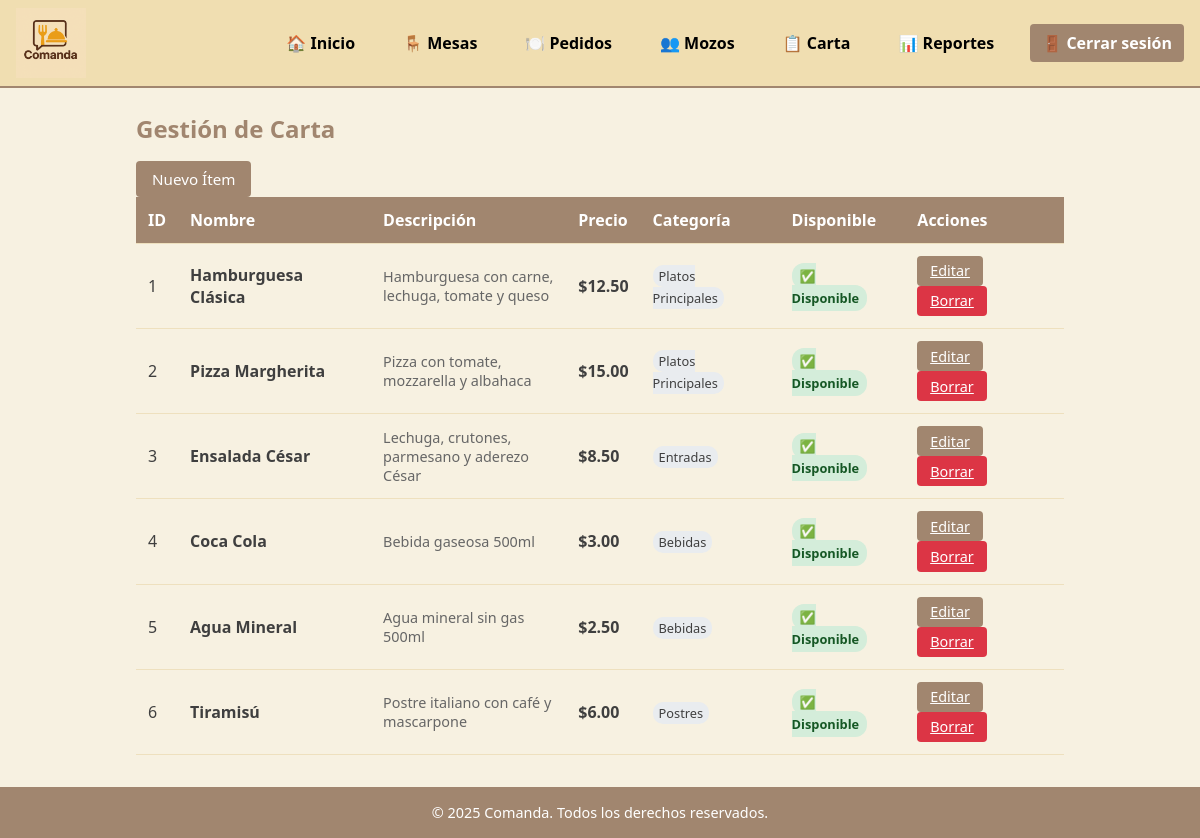
The app's page /index.php?route=carta (signed in) with its own data.
### tables this page shows
CREATE TABLE carta (
  id_item        INT UNSIGNED AUTO_INCREMENT PRIMARY KEY,
  nombre         VARCHAR(100) NOT NULL UNIQUE,
  descripcion    TEXT,
  precio         DECIMAL(10,2) NOT NULL,
  categoria      VARCHAR(50) NULL,
  disponibilidad TINYINT(1) NOT NULL DEFAULT 1,
  imagen_url     VARCHAR(255) NULL,
  fecha_creacion TIMESTAMP NOT NULL DEFAULT CURRENT_TIMESTAMP
);

### src/config/helpers.php (called while the page is built, shortened)
<?php
function getBaseUrl() {
    $protocol = isset($_SERVER['HTTPS']) && $_SERVER['HTTPS'] === 'on' ? 'https' : 'http';
    $host = $_SERVER['HTTP_HOST'];
    $script_name = $_SERVER['SCRIPT_NAME'];
    return $protocol . '://' . $host . dirname($script_name);
}
function url($route = '', $params = []) {
    $base_url = getBaseUrl();
    $url = $base_url . '/index.php';
    if ($route) {
        $url .= '?route=' . $route;
    }
    return $url;
}
?>

### src/models/CartaItem.php (called while the page is built, shortened)
<?php
class CartaItem {
    public static function all(): array {
        $db = (new Database)->getConnection();
        return $db->query("SELECT * FROM carta")->fetchAll(PDO::FETCH_ASSOC);
    }
}

### src/views/carta/index.php (the view, shortened to what this page needs)
<?php
require_once __DIR__ . '/../../config/helpers.php';
$rol = $_SESSION['user']['rol'];
$items = CartaItem::all();
?>
<h2><?= $rol === 'administrador' ? 'Gestión de Carta' : 'Consulta de Carta' ?></h2>
<?php if ($rol === 'administrador'): ?>
  <a href="<?= url('carta/create') ?>" class="button">Nuevo Ítem</a>
<?php else: ?>
  <div style="background: #d1ecf1; padding: 10px; border-radius: 4px; margin-bottom: 1rem; color: #0c5460;">
    📋 Vista de solo lectura - Consulta los items del menú y precios
  </div>
<?php endif; ?>
<table class="table">
  <thead>
    <tr>
      <th>ID</th>
      <th>Nombre</th>
      <th>Descripción</th>
      <th>Precio</th>
      <th>Categoría</th>
      <th>Disponible</th>
      <?php if ($rol === 'administrador'): ?>
        <th>Acciones</th>
      <?php endif; ?>
    </tr>
  </thead>
  <tbody>
    <?php foreach ($items as $item): ?>
      <tr>
        <td><?= htmlspecialchars($item['id_item']) ?></td>
        <td><strong><?= htmlspecialchars($item['nombre']) ?></strong></td>
        <td style="max-width: 200px; font-size: 0.9em; color: #666;">
          <?= htmlspecialchars($item['descripcion'] ?? '—') ?>
        </td>
        <td><strong>$<?= number_format($item['precio'], 2) ?></strong></td>
        <td>
          <span style="background: #e9ecef; padding: 2px 6px; border-radius: 10px; font-size: 0.8em;">
            <?= htmlspecialchars($item['categoria'] ?? 'Sin categoría') ?>
          </span>
        </td>
        <td>
          <span style="padding: 4px 8px; border-radius: 12px; font-size: 0.8em; font-weight: bold;
                       background: <?= $item['disponibilidad'] ? '#d4edda' : '#f8d7da' ?>;
                       color: <?= $item['disponibilidad'] ? '#155724' : '#721c24' ?>;">
            <?= $item['disponibilidad'] ? '✅ Disponible' : '❌ No disponible' ?>
          </span>
        </td>
        <?php if ($rol === 'administrador'): ?>
          <td>
            <a href="<?= url('carta/edit') ?>&id=<?= $item['id_item'] ?>" class="btn-action">Editar</a>
            <a href="?delete=<?= $item['id_item'] ?>" class="btn-action" style="background: #dc3545;"
               onclick="return confirm('¿Borrar ítem &quot;<?= htmlspecialchars($item['nombre']) ?>&quot;?')">
              Borrar
            </a>
          </td>
        <?php endif; ?>
      </tr>
    <?php endforeach; ?>
  </tbody>
</table>

### public/index.php (shortened to what this page needs)
<?php
$route = $_GET['route'] ?? 'home';
if ($route !== 'login') {
    include __DIR__ . '/../src/views/includes/header.php';
}
$route = $_GET['route'] ?? 'home';
switch ($route) {
    case 'carta':
        include __DIR__ . '/../src/views/carta/index.php';
        break;
}
if ($route !== 'login') {
    include __DIR__ . '/../src/views/includes/footer.php';
}
?>

### src/views/includes/header.php (shortened to what this page needs)
<?php
$protocol = isset($_SERVER['HTTPS']) && $_SERVER['HTTPS'] === 'on' ? 'https' : 'http';
$host = $_SERVER['HTTP_HOST'];
$script_name = $_SERVER['SCRIPT_NAME'];
$base_url = $protocol . '://' . $host . dirname($script_name);
$css_path = $base_url . '/assets/css/style.css';
?>
<!DOCTYPE html>
<html lang="es">
<head>
    <link rel="stylesheet" href="<?= $css_path ?>?v=<?= time() ?>">
</head>
<body>
<?php include __DIR__ . '/nav.php'; ?>
<main>

### src/views/includes/nav.php (shortened to what this page needs)
<?php
$rol = $_SESSION['user']['rol'] ?? '';
$protocol = isset($_SERVER['HTTPS']) && $_SERVER['HTTPS'] === 'on' ? 'https' : 'http';
$host = $_SERVER['HTTP_HOST'];
$script_name = $_SERVER['SCRIPT_NAME'];
$base_url = $protocol . '://' . $host . dirname($script_name);
?>
<nav class="navbar">
  <div class="nav-container">
    <div class="nav-logo">
      <img src="<?= $base_url ?>/assets/img/logo.png" alt="Comanda" style="height: 70px; width: auto; max-height: 70px;">
    </div>
    <div class="nav-menu" id="nav-menu">
      <?php if ($rol === 'administrador'): ?>
        <a href="<?= $base_url ?>/index.php?route=home" class="nav-link">🏠 Inicio</a>
        <a href="<?= $base_url ?>/index.php?route=mesas" class="nav-link">🪑 Mesas</a>
        <a href="<?= $base_url ?>/index.php?route=pedidos" class="nav-link">🍽️ Pedidos</a>
        <a href="<?= $base_url ?>/index.php?route=mozos" class="nav-link">👥 Mozos</a>
        <a href="<?= $base_url ?>/index.php?route=carta" class="nav-link">📋 Carta</a>
        <a href="<?= $base_url ?>/index.php?route=reportes" class="nav-link">📊 Reportes</a>
      <?php endif; ?>
      <a href="<?= $base_url ?>/index.php?route=logout" class="nav-link logout">🚪 Cerrar sesión</a>
    </div>
  </div>
</nav>

### src/views/includes/footer.php (shortened to what this page needs)
</main>
<footer>
    <div class="footer-content">
        <p>&copy; <?= date('Y') ?> Comanda. Todos los derechos reservados.</p>
    </div>
</footer>
</body>
</html>

### public/assets/css/style.css (style rules this page uses)
:root { --background: #f7f1e1; --surface: hsl(42, 60%, 84%); --primary: #f0deb1; --secondary: #a1866f; --accent: #eee0be; --text: #3f3f3f; --text-light: #ffffff; }
* { margin: 0; padding: 0; box-sizing: border-box; }
html, body { min-height: 100%; font-family: "Segoe UI", Tahoma, sans-serif; background-color: var(--background); color: var(--text); }
main { max-width: 960px; margin: 1.5rem auto; padding: 0 1rem; }
h1, h2 { margin-bottom: 1rem; color: var(--secondary); }
.navbar { background-color: var(--primary); border-bottom: 2px solid var(--secondary); position: sticky; top: 0; z-index: 1000; }
.nav-container { max-width: 1200px; margin: 0 auto; padding: 0.5rem 1rem; display: flex; justify-content: space-between; align-items: center; min-height: 60px; }
.nav-logo { display: flex; align-items: center; color: #000000; }
.nav-logo img { height: 70px; width: auto; max-height: 70px; }
.nav-menu { display: flex; align-items: center; gap: 1.5rem; }
.nav-link { color: #000000; text-decoration: none; font-weight: 600; padding: 0.5rem 0.75rem; border-radius: 4px; transition: all 0.3s ease; }
.nav-link.logout { background-color: var(--secondary); color: var(--text-light); }
table { width: 100%; border-collapse: collapse; margin-bottom: 2rem; }
th, td { padding: 0.75rem; text-align: left; border-bottom: 1px solid var(--accent); }
th { background-color: var(--secondary); color: var(--text-light); font-weight: 600; }
a.button { display: inline-block; background-color: var(--secondary); color: var(--text-light); padding: 0.5rem 1rem; border-radius: 4px; text-decoration: none; font-size: 0.95rem; transition: background-color 0.2s ease; }
footer { background-color: var(--secondary); color: var(--text-light); text-align: center; padding: 1rem 0; font-size: 0.9rem; margin-top: auto; }
.btn-action { padding: 0.4rem 0.8rem; font-size: 0.9rem; line-height: 1.2; border-radius: 0.25rem; background-color: var(--secondary); color: var(--text-light); border: none; cursor: pointer; display: inline-block; margin: 0 auto; }

### records on screen
carta: id_item "1", nombre "Hamburguesa Clásica", descripcion "Hamburguesa con carne, lechuga, tomate y queso", precio "12.50", categoria "Platos Principales", disponibilidad "✅ Disponible"
carta: id_item "2", nombre "Pizza Margherita", descripcion "Pizza con tomate, mozzarella y albahaca", precio "15.00", categoria "Platos Principales", disponibilidad "✅ Disponible"
carta: id_item "3", nombre "Ensalada César", descripcion "Lechuga, crutones, parmesano y aderezo César", precio "8.50", categoria "Entradas", disponibilidad "✅ Disponible"
carta: id_item "4", nombre "Coca Cola", descripcion "Bebida gaseosa 500ml", precio "3.00", categoria "Bebidas", disponibilidad "✅ Disponible"
carta: id_item "5", nombre "Agua Mineral", descripcion "Agua mineral sin gas 500ml", precio "2.50", categoria "Bebidas", disponibilidad "✅ Disponible"
carta: id_item "6", nombre "Tiramisú", descripcion "Postre italiano con café y mascarpone", precio "6.00", categoria "Postres", disponibilidad "✅ Disponible"
